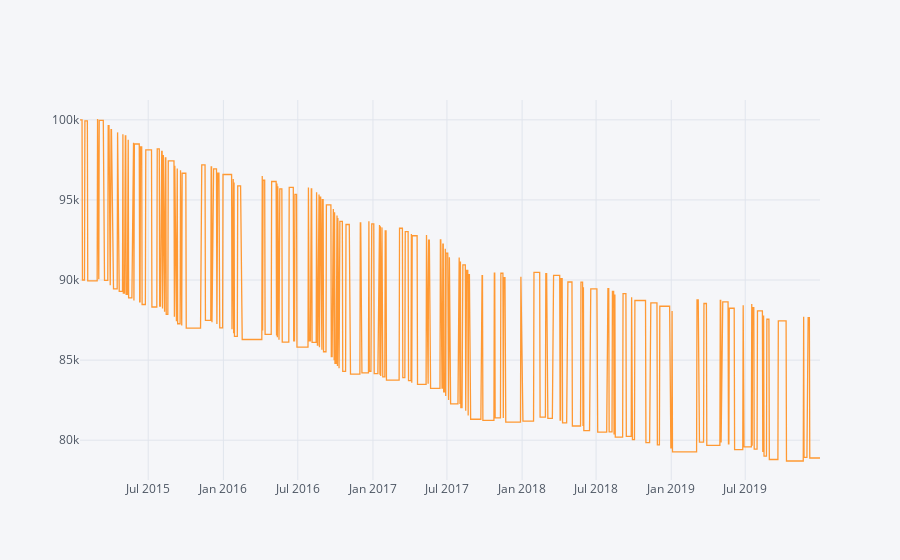

This figure's notebook cell:
### Code cell
backtestingPortfolio(createSignals('^GSPC','SPY',10),100000)

### Figure 1 — Plotly figure (JSON) as saved in the notebook; plotly's stock layout.template omitted (floating-point values rounded to 4 significant figures; data arrays with more than 128 entries replaced by an {"elided": "..."} marker saying what was removed)
{"data": [{"line": {"color": "rgba(255, 153, 51, 1.0)", "dash": "solid", "shape": "linear", "width": 1.3}, "mode": "lines", "name": "balance", "text": "", "type": "scatter", "x": {"elided": "1249 str values"}, "y": {"elided": "1249 float values"}}], "layout": {"legend": {"bgcolor": "#F5F6F9", "font": {"color": "#4D5663"}}, "paper_bgcolor": "#F5F6F9", "plot_bgcolor": "#F5F6F9", "title": {"font": {"color": "#4D5663"}}, "xaxis": {"gridcolor": "#E1E5ED", "showgrid": true, "tickfont": {"color": "#4D5663"}, "title": {"font": {"color": "#4D5663"}, "text": ""}, "zerolinecolor": "#E1E5ED"}, "yaxis": {"gridcolor": "#E1E5ED", "showgrid": true, "tickfont": {"color": "#4D5663"}, "title": {"font": {"color": "#4D5663"}, "text": ""}, "zerolinecolor": "#E1E5ED"}}}
